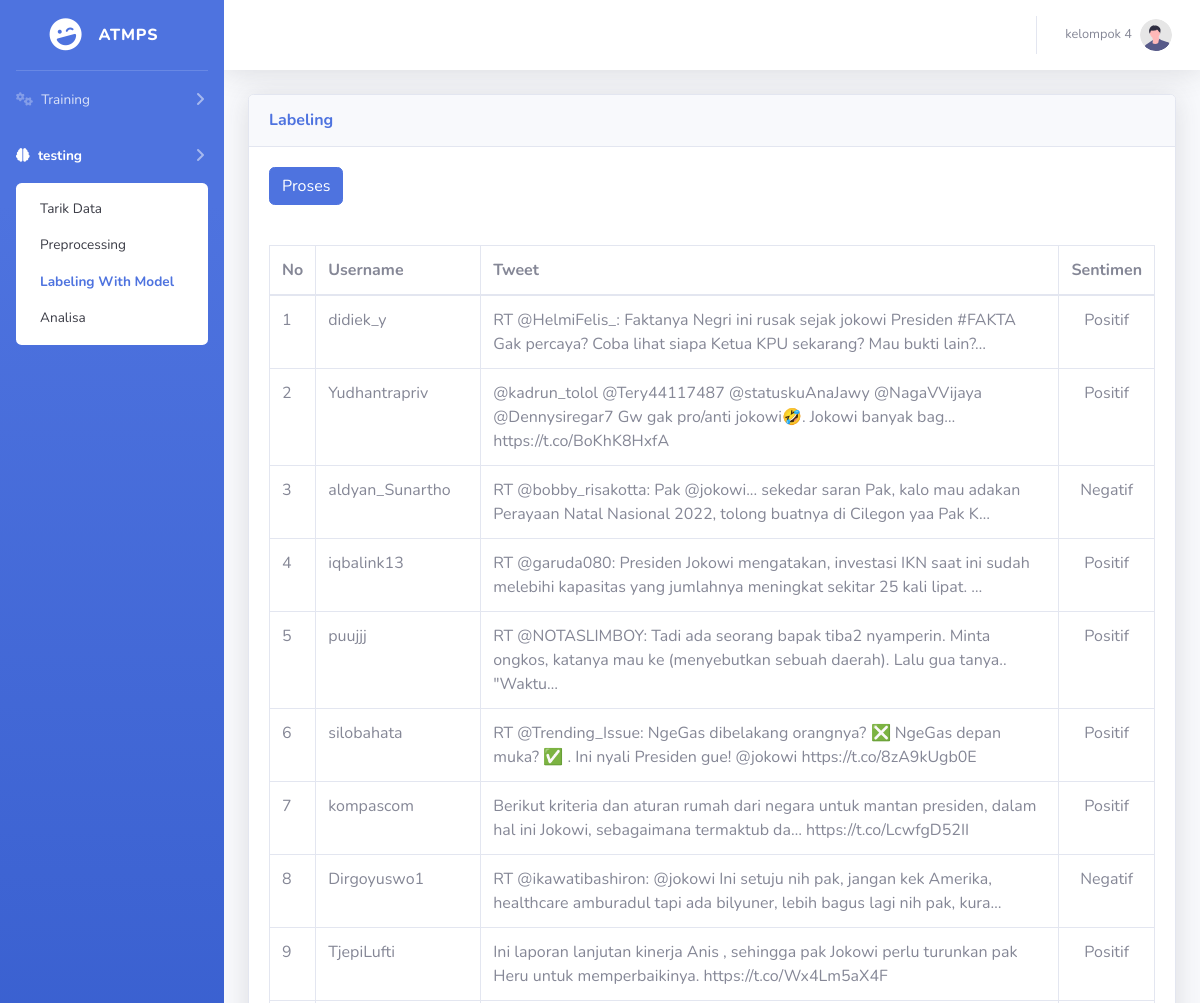
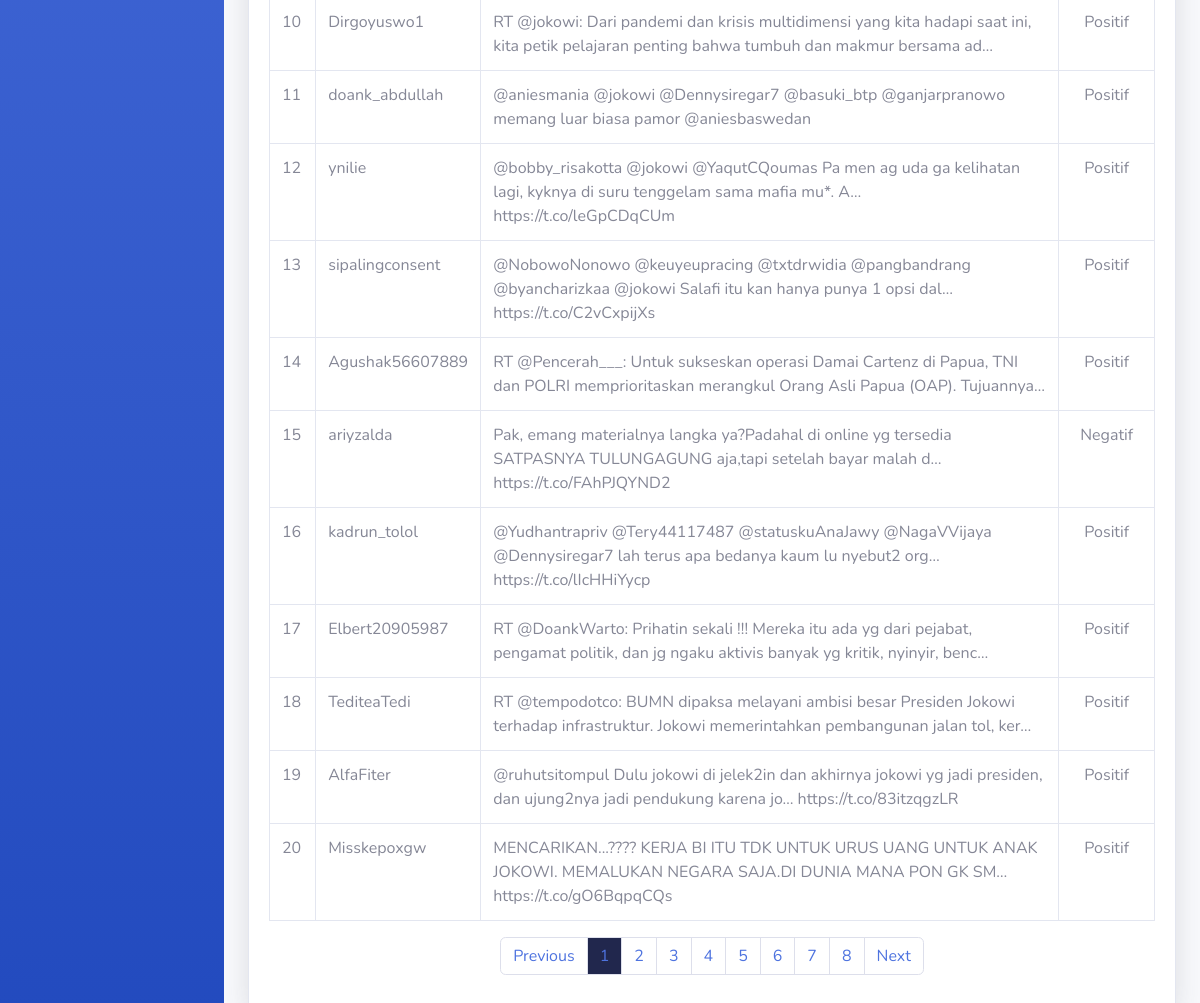
Screenshot of /labeling2.php with the database file from the repository (2 pictures, top to bottom).
### tables this page shows
CREATE TABLE `tweet3` (
  `id` int(11) NOT NULL,
  `user_screen_name` text NOT NULL,
  `text` text NOT NULL,
  `text_bersih` text NOT NULL,
  `sentiment` int(1) NOT NULL DEFAULT 2
);

### labeling2.php (the view, shortened to what this page needs)
<?php
   include "koneksi.php";
?>
<!DOCTYPE html>
<html lang="en">
<head>
    <link href="vendor/fontawesome-free/css/all.min.css" rel="stylesheet" type="text/css">
    <link href="css/sb-admin-2.min.css" rel="stylesheet">
    <link rel="stylesheet" href="https://cdnjs.cloudflare.com/ajax/libs/font-awesome/6.1.1/css/all.min.css" />
</head>
<body id="page-top">
    <div id="wrapper">
        <ul class="navbar-nav bg-gradient-primary sidebar sidebar-dark accordion" id="accordionSidebar">
            <a class="sidebar-brand d-flex align-items-center justify-content-center" href="index.php">
                <div class="sidebar-brand-icon rotate-n-15">
                    <i class="fas fa-laugh-wink"></i>
                </div>
                <div class="sidebar-brand-text mx-3">ATMPS <sup></sup></div>
            </a>
            <hr class="sidebar-divider my-0">
            <li class="nav-item">
                <a class="nav-link collapsed" href="#" data-toggle="collapse" data-target="#collapseTwo"
                    aria-expanded="true" aria-controls="collapseTwo">
                    <i class="fa-solid fa-gears"></i>
                    <span>Training</span>
                </a>
            </li>
            <li class="nav-item active">
                <a class="nav-link collapsed" href="#" data-toggle="collapse" data-target="#collapseUtilities"
                    aria-expanded="true" aria-controls="collapseUtilities">
                    <i class="fa-solid fa-brain"></i>
                    <span>testing</span>
                </a>
                <div id="collapseUtilities" class="collapse show" aria-labelledby="headingUtilities"
                    data-parent="#accordionSidebar">
                    <div class="bg-white py-2 collapse-inner rounded">
                        <a class="collapse-item" href="tarik_data_2.php">Tarik Data</a>
                        <a class="collapse-item" href="preprocessing2.php">Preprocessing</a>
                        <a class="collapse-item active" href="labeling2.php">Labeling With Model</a>
                        <a class="collapse-item" href="analisa2.php">Analisa</a>
                    </div>
                </div>
            </li>
        </ul>
        <div id="content-wrapper" class="d-flex flex-column">
            <div id="content">
                <nav class="navbar navbar-expand navbar-light bg-white topbar mb-4 static-top shadow">
                    <ul class="navbar-nav ml-auto">
                        <li class="nav-item dropdown no-arrow">
                            <a class="nav-link dropdown-toggle" href="#" id="userDropdown" role="button"
                                data-toggle="dropdown" aria-haspopup="true" aria-expanded="false">
                                <span class="mr-2 d-none d-lg-inline text-gray-600 small">kelompok 4</span>
                                <img class="img-profile rounded-circle"
                                    src="img/undraw_profile.svg">
                            </a>
                        </li>
                    </ul>
                </nav>
                <div class="container-fluid">
                    <div class="row">
                        <div class="col-xl-12">
                            <div class="card shadow mb-4">
                            <div class="card-header py-3 d-flex flex-row align-items-center justify-content-between">
                                <h6 class="m-0 font-weight-bold text-primary">Labeling</h6>
                            </div>
                                <div class="card-body">
                                <form method="POST">
                                    <input class="btn btn-primary mb-4" type="submit" name="proses" value="Proses">
                                </form>
                                <div class="table-responsive mt-3">
                                        <table id="datatableSimple" class="table table-bordered" >
                                        <thead>
                                            <tr>
                                                <th>No</th>
                                                <th>Username</th>
                                                <th>Tweet</th>
                                                <th>Sentimen</th>
                                            </tr>
                                        </thead>
                                        <tbody>
                                            <?php
                                                $batas = 20;
                                                $halaman = isset($_GET['halaman'])?(int)$_GET['halaman'] : 1;
                                                $halaman_awal = ($halaman>1) ? ($halaman * $batas) - $batas : 0;
                                                $previous = $halaman - 1;
                                                $next = $halaman + 1;
                                                $data = mysqli_query($conn,"select * from tweet3");
                                                $jumlah_data = mysqli_num_rows($data);
                                                $total_halaman = ceil($jumlah_data / $batas);
                                                $data = mysqli_query($conn,"select * from tweet3 limit $halaman_awal, $batas");
                                                $nomor = $halaman_awal+1;
                                                while($d = mysqli_fetch_array($data)){
                                                    ?>
                                                    <form name="update_sentimen" method="post" >
                                                    <tr>
                                                        <td><?php echo $nomor++; ?></td>
                                                        <td><?php echo $d['user_screen_name'] ?></td>
                                                        <td><?php echo $d['text'] ?></td>
                                                        <td align="center">
                                                            <?php
                                                                $hasil = $d['sentiment'];
                                                                if($hasil == 2){
                                                                   $hasil = "N/A";
                                                                } else if ($hasil == 0){
                                                                    $hasil = "Negatif";
                                                                } else{
                                                                    $hasil = "Positif";
                                                                }
                                                                echo $hasil;
                                                            ?>
                                                        </td
                                                    </tr>
                                                    </form>
                                                    <?php
                                                }
                                            ?>
                                        </tbody>
                                        </table>
                                    </div>
                                    <nav>
                                    <ul class="pagination justify-content-center">
                                        <li class="page-item">
                                            <a class="page-link" style="background-color: ;" <?php if($halaman > 1){ echo "href='?halaman=$previous'"; } ?>>Previous</a>
                                        </li>
                                        <?php
                                        for($x=1;$x<=$total_halaman;$x++){
                                            ?>
                                            <li class="page-item"><a class="page-link" <?php if($x == $halaman){ echo 'style="background-color:#21274D"';}?>  href="?halaman=<?php echo $x ?>"><?php echo $x; ?></a></li>
                                            <?php
                                        }
                                        ?>
                                        <li class="page-item">
                                            <a  class="page-link" <?php if($halaman < $total_halaman) { echo "href='?halaman=$next'"; } ?>>Next</a>
                                        </li>
                                    </ul>
                                </nav>
                                </div>
                            </div>
                        </div>
                    </div>
                </div>
            </div>
        </div>
    </div>
</body>
</html>

### rows the page displays
tweet3: user_screen_name "didiek_y", text "RT @HelmiFelis_: Faktanya Negri ini rusak sejak jokowi Presiden #FAKTA Gak percaya? Coba lihat siapa Ketua KPU sekarang? Mau bukti lain?…", sentiment "Positif"
tweet3: user_screen_name "Yudhantrapriv", text "@kadrun_tolol @Tery44117487 @statuskuAnaJawy @NagaVVijaya @Dennysiregar7 Gw gak pro/anti jokowi🤣. Jokowi banyak bag… https://t.co/BoKhK8HxfA", sentiment "Positif"
tweet3: user_screen_name "aldyan_Sunartho", text "RT @bobby_risakotta: Pak @jokowi... sekedar saran Pak, kalo mau adakan Perayaan Natal Nasional 2022, tolong buatnya di Cilegon yaa Pak K…", sentiment "Negatif"
tweet3: user_screen_name "iqbalink13", text "RT @garuda080: Presiden Jokowi mengatakan, investasi IKN saat ini sudah melebihi kapasitas yang jumlahnya meningkat sekitar 25 kali lipat. …", sentiment "Positif"
tweet3: user_screen_name "puujjj", text "RT @NOTASLIMBOY: Tadi ada seorang bapak tiba2 nyamperin. Minta ongkos, katanya mau ke (menyebutkan sebuah daerah). Lalu gua tanya.. \"Waktu…", sentiment "Positif"
tweet3: user_screen_name "silobahata", text "RT @Trending_Issue: NgeGas dibelakang orangnya? ❎ NgeGas depan muka? ✅ . Ini nyali Presiden gue! @jokowi https://t.co/8zA9kUgb0E", sentiment "Positif"
tweet3: user_screen_name "kompascom", text "Berikut kriteria dan aturan rumah dari negara untuk mantan presiden, dalam hal ini Jokowi, sebagaimana termaktub da… https://t.co/LcwfgD52II", sentiment "Positif"
tweet3: user_screen_name "Dirgoyuswo1", text "RT @ikawatibashiron: @jokowi Ini setuju nih pak, jangan kek Amerika, healthcare amburadul tapi ada bilyuner, lebih bagus lagi nih pak, kura…", sentiment "Negatif"
tweet3: user_screen_name "TjepiLufti", text "Ini laporan lanjutan kinerja Anis , sehingga pak Jokowi perlu turunkan pak Heru untuk memperbaikinya. https://t.co/Wx4Lm5aX4F", sentiment "Positif"
tweet3: user_screen_name "Dirgoyuswo1", text "RT @jokowi: Dari pandemi dan krisis multidimensi yang kita hadapi saat ini, kita petik pelajaran penting bahwa tumbuh dan makmur bersama ad…", sentiment "Positif"
tweet3: user_screen_name "doank_abdullah", text "@aniesmania @jokowi @Dennysiregar7 @basuki_btp @ganjarpranowo memang luar biasa pamor @aniesbaswedan", sentiment "Positif"
tweet3: user_screen_name "ynilie", text "@bobby_risakotta @jokowi @YaqutCQoumas Pa men ag uda ga kelihatan lagi, kyknya di suru tenggelam sama mafia mu*. A… https://t.co/leGpCDqCUm", sentiment "Positif"
tweet3: user_screen_name "sipalingconsent", text "@NobowoNonowo @keuyeupracing @txtdrwidia @pangbandrang @byancharizkaa @jokowi Salafi itu kan hanya punya 1 opsi dal… https://t.co/C2vCxpijXs", sentiment "Positif"
tweet3: user_screen_name "Agushak56607889", text "RT @Pencerah___: Untuk sukseskan operasi Damai Cartenz di Papua, TNI dan POLRI memprioritaskan merangkul Orang Asli Papua (OAP). Tujuannya…", sentiment "Positif"
tweet3: user_screen_name "ariyzalda", text "Pak, emang materialnya langka ya?Padahal di online yg tersedia SATPASNYA TULUNGAGUNG aja,tapi setelah bayar malah d… https://t.co/FAhPJQYND2", sentiment "Negatif"
tweet3: user_screen_name "kadrun_tolol", text "@Yudhantrapriv @Tery44117487 @statuskuAnaJawy @NagaVVijaya @Dennysiregar7 lah terus apa bedanya kaum lu nyebut2 org… https://t.co/lIcHHiYycp", sentiment "Positif"
tweet3: user_screen_name "Elbert20905987", text "RT @DoankWarto: Prihatin sekali !!! Mereka itu ada yg dari pejabat, pengamat politik, dan jg ngaku aktivis banyak yg kritik, nyinyir, benc…", sentiment "Positif"
tweet3: user_screen_name "TediteaTedi", text "RT @tempodotco: BUMN dipaksa melayani ambisi besar Presiden Jokowi terhadap infrastruktur. Jokowi memerintahkan pembangunan jalan tol, ker…", sentiment "Positif"
tweet3: user_screen_name "AlfaFiter", text "@ruhutsitompul Dulu jokowi di jelek2in dan akhirnya jokowi yg jadi presiden, dan ujung2nya jadi pendukung karena jo… https://t.co/83itzqgzLR", sentiment "Positif"
tweet3: user_screen_name "Misskepoxgw", text "MENCARIKAN...???? KERJA BI ITU TDK UNTUK URUS UANG UNTUK ANAK JOKOWI. MEMALUKAN NEGARA SAJA.DI DUNIA MANA PON GK SM… https://t.co/gO6BqpqCQs", sentiment "Positif"
